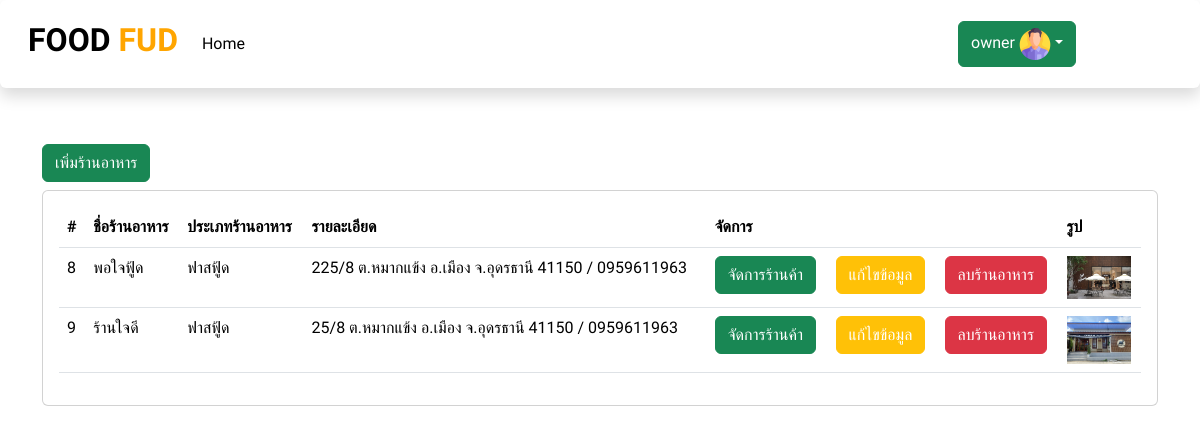
Page /Restaurant.php (signed in) on the committed database.
### tables this page shows
CREATE TABLE `restaurant` (
  `RestID` int(11) NOT NULL,
  `RestName` varchar(255) DEFAULT NULL,
  `RestCate` varchar(255) DEFAULT NULL,
  `UserID` int(11) DEFAULT NULL,
  `RestDetail` varchar(255) DEFAULT NULL,
  `RestStatus` int(11) DEFAULT NULL,
  `RestImg` text DEFAULT NULL
);

### Restaurant.php (the view, shortened to what this page needs)
<?php
    include './Assets/header.php';
    include './Assets/restaurant-nav.php';
    require './db.php';
?>
<div class="container">
    <button class="btn btn-success mt-2 mb-2"><a href="CreateRest.php" style="color:#fff; text-decoration:none;" >
        เพิ่มร้านอาหาร
    </a></button>
    <div class="card card-body">
        <table class="
        table
        "
        >
    <thead>
        <th>#</th>
        <th>ชื่อร้านอาหาร</th>
        <th>ประเภทร้านอาหาร</th>
        <th>รายละเอียด</th>
        <th>จัดการ</th>
        <th></th>
        <th></th>
        <th>รูป</th>
    </thead>
    <tbody>
        <?php
        $resp = $db->query("SELECT * FROM restaurant WHERE UserID = '".$_SESSION['UserID']."'");
        while($row = mysqli_fetch_assoc($resp)):
        ?>
        <tr>
            <td><?=$row['RestID']?></td>
            <td><?=$row['RestName']?></td>
            <td><?=$row['RestCate']?></td>
            <td><?=$row['RestDetail']?></td>
            <td>
                <form action="App/gateway.php" method="post">
                    <?php
                    if($row['RestStatus'] == 1){
                        echo '<button type="submit" class="btn btn-success">จัดการร้านค้า</button>';
                    }
                    ?>
                </form>
            </td>
            <td>
                <form action="EditRest.php" method="post">
                    <button type="submit" class="btn btn-warning text-white">แก้ไขข้อมูล</button>
                </form>
            </td>
            <td>
                <form action="DeleteRest.php" method="post">
                    <button type="submit" class="btn btn-danger text-white">ลบร้านอาหาร</button>
                </form>
            </td>
            <td><img src="./Image/<?=$row['RestImg']?>" width="64" alt=""></td>
        </tr>
        <?php endwhile; ?>
    </tbody>
        </table>
    </div>
</div>

### Assets/header.php (style rules this page uses)
* { font-family: 'Prompt', sans-serif; }

### rows in the picture
restaurant: RestID "8", RestName "พอใจฟู้ด", RestCate "ฟาสฟู้ด", RestDetail "225/8 ต.หมากแข้ง อ.เมือง จ.อุดรธานี 41150 / 0959611963", RestStatus "จัดการร้านค้า", RestImg (picture)
restaurant: RestID "9", RestName "ร้านใจดี", RestCate "ฟาสฟู้ด", RestDetail "25/8 ต.หมากแข้ง อ.เมือง จ.อุดรธานี 41150 / 0959611963", RestStatus "จัดการร้านค้า", RestImg (picture)

### other values in the picture
$_SESSION['UserRealName'] "owner"
